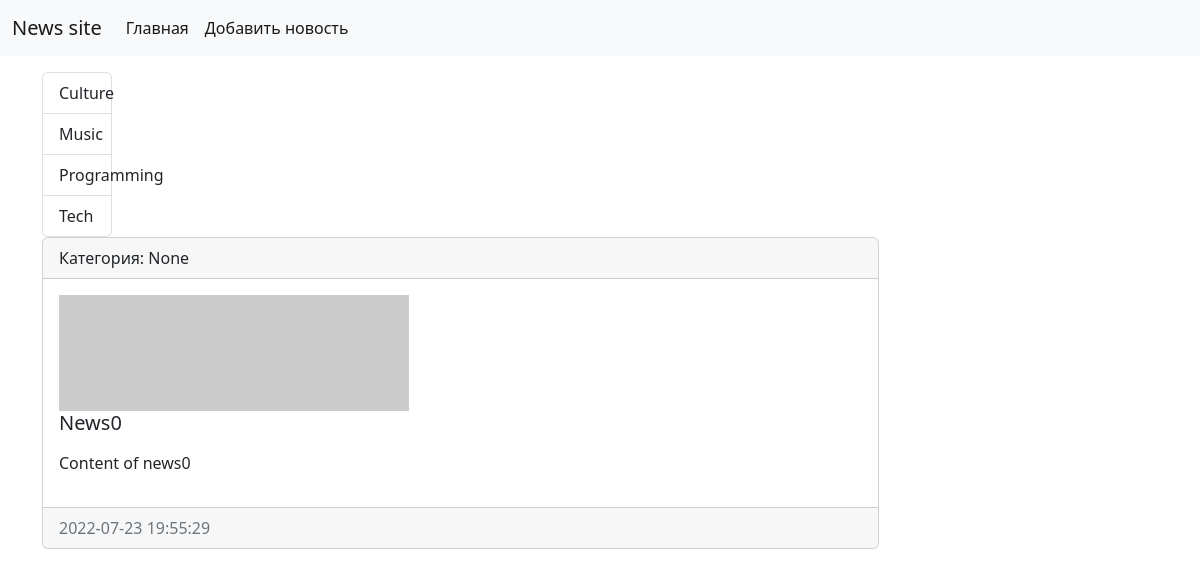
/news/1/, run on an earlier commit of the app's database.
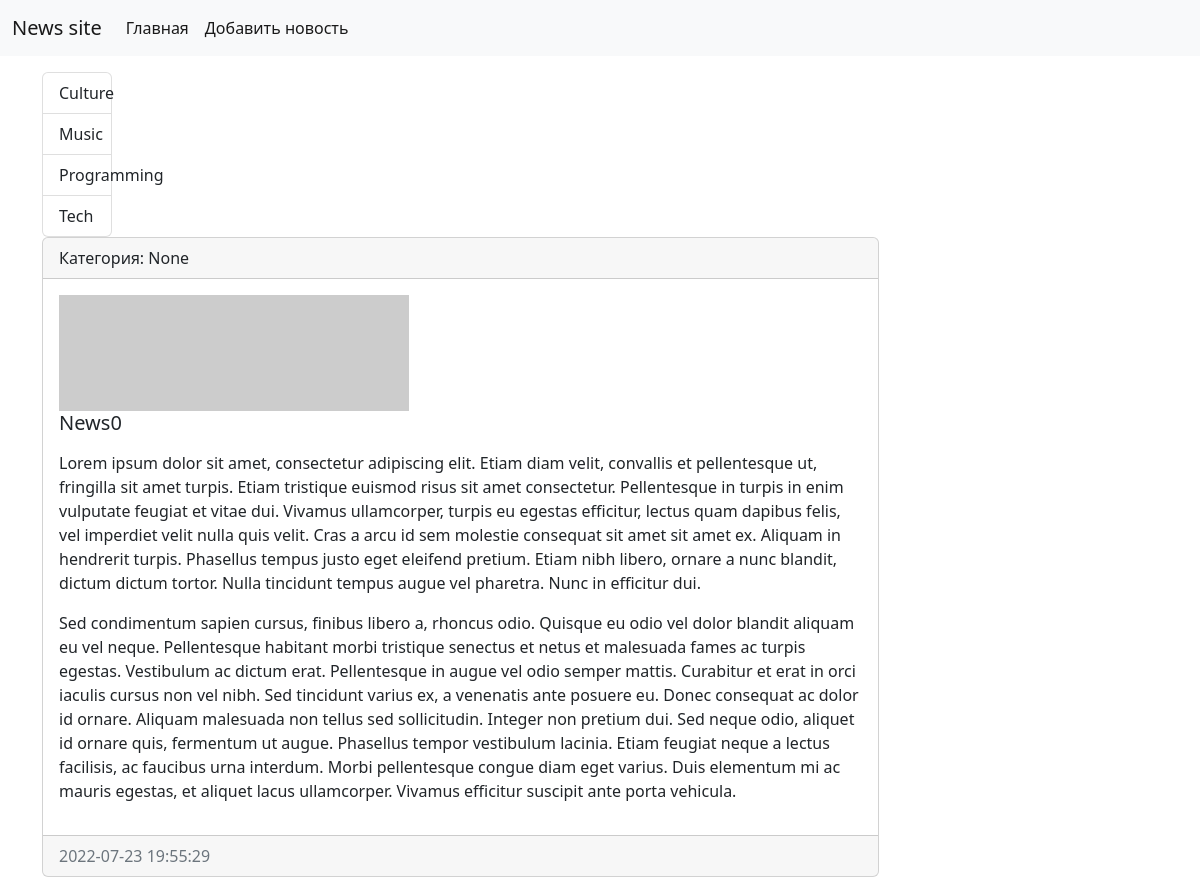
And on a later commit of the database.
### news/models.py (models this page shows, shortened)
class News(models.Model):
    title = models.CharField( max_length = 150 , verbose_name = 'Title' )
    content = models.TextField( blank = True, verbose_name = 'Content' )
    created_at = models.DateTimeField( auto_now_add = True, verbose_name = 'Created At' )
    updated_at = models.DateTimeField( auto_now = True, verbose_name = 'Updated At' )
    photo = models.ImageField( upload_to = 'photos/%Y/%m/%d/', blank = True, verbose_name = 'Photo')
    is_published = models.BooleanField( default = True, verbose_name = 'Is Published' )
    category = models.ForeignKey('Category', on_delete = models.PROTECT, null = True, blank = True)
    class Meta:
        verbose_name = 'News list'
        verbose_name_plural = 'News lists'
        ordering = ['-created_at']

### news/views.py (the view)
# urls.py: path('<int:news_id>/', view_news, name = 'view_news'),
def view_news(request, news_id):
    news = get_object_or_404(News, pk = news_id )
    context = {
        'news': news,
    }
    return render(request, 'news/view_news.html', context = context)

### news/templatetags/news_tags.py (called while the page is built)
@register.simple_tag( name = 'get_list_categories' )
def get_categories():
    return Category.objects.all()

### news/templates/news/view_news.html
{% extends 'base.html' %}
{% block sidebar %}
{% include 'inc/_sidebar.html' %}
{% endblock %}
{% block content %}
<div class="card mb-3">
    <div class="card-header">
        Категория: {{news.category}}
    </div>
    <div class="card-body">
        <div class = "media">
            {% if item.photo %}
            <img src = "{{news.photo.url}}" alt = "", width = "350" class = "mr-3">
            {% else %}
            <img src = "https://picsum.photos/id/1060/350/300/?blur2", width = "350">
            {% endif %}
            <h5 class="card-title">{{news.title}}</h5>
            <p class="card-text">{{news.content | safe | linebreaks }}</p>
        </div>
    </div>
    <div class="card-footer text-muted">
        {{news.created_at|date:'Y-m-d H:i:s'}}
    </div>
</div>
{% endblock %}

What changed in the data, as far as the page shows it:
changed News "News0": content "Content of news0" → "Lorem ipsum dolor sit amet, consectetur adipiscing elit. Etiam diam velit, convallis et pellentesque ut, fringilla sit amet turpis. Etiam tristique euismod risus sit amet consectetur. Pellentesque in turpis in enim vulputate feugiat et vitae dui. Vivamus ullamcorper, turpis eu egestas efficitur, lectus quam dapibus felis, vel imperdiet velit nulla quis velit. Cras a arcu id sem molestie consequat sit amet sit amet ex. Aliquam in hendrerit turpis. Phasellus tempus justo eget eleifend pretium. Etiam nibh libero, ornare a nunc blandit, dictum dictum tortor. Nulla tincidunt tempus augue vel pharetra. Nunc in efficitur dui. Sed condimentum sapien cursus, finibus libero a, rhoncus odio. Quisque…"
